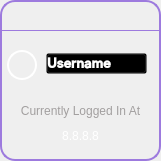
      <widget class="QFrame" name="ctx_btns">
       <property name="geometry">
        <rect>
         <x>1080</x>
         <y>20</y>
         <width>161</width>
         <height>161</height>
        </rect>
       </property>
       <property name="styleSheet">
        <string notr="true">QFrame  {
	background-color: rgb(40, 27, 40);
	background: solid;
	border: 2px solid rgb(157, 122, 222);
	border-radius: 15px;
}</string>
       </property>
       <property name="frameShape">
        <enum>QFrame::StyledPanel</enum>
       </property>
       <property name="frameShadow">
        <enum>QFrame::Raised</enum>
       </property>
       <widget class="QPushButton" name="btn_minimize">
        <property name="geometry">
         <rect>
          <x>67</x>
          <y>2</y>
          <width>31</width>
          <height>31</height>
         </rect>
        </property>
        <property name="minimumSize">
         <size>
          <width>10</width>
          <height>10</height>
         </size>
        </property>
        <property name="font">
         <font>
          <family>Be Vietnam Pro</family>
          <pointsize>9</pointsize>
          <italic>false</italic>
          <bold>false</bold>
         </font>
        </property>
        <property name="cursor">
         <cursorShape>PointingHandCursor</cursorShape>
        </property>
        <property name="styleSheet">
         <string notr="true">#btn_minimize {
background-color: transparent;
font: 500 9pt &quot;Be Vietnam Pro&quot;;
text-align: left;
color: #A29F9F;
background-image: url(:/icons/images/icons/minimize.png);
background-position: center center;
background-repeat: no-repeat;
background-size: cover; 
padding: 0;
margin: 0;
border-radius: 5px;
}
#btn_minimize:hover {
background-color: #2e3043;
border-color: rgb(238, 238, 238);
border: 2px solid;
font: 500 9pt &quot;Be Vietnam Pro&quot;;
text-align: left;
color: #A29F9F;
background-image: url(:/icons/images/icons/minimize.png);
background-position: center center;
background-repeat: no-repeat;
border-radius: 5px;
border: 1px solid rgba(40, 27, 40, 150);
}
#btn_minimize:pressed {
background-color: rgb(93, 93, 93);
border: 1px solid #2e3043;
font: 500 9pt &quot;Be Vietnam Pro&quot;;
text-align: left;
color: #A29F9F;
background-image: url(:/icons/images/icons/minimize.png);
background-position: center center;
background-repeat: no-repeat;
border-radius: 5px;
}
</string>
        </property>
        <property name="text">
         <string/>
        </property>
        <property name="iconSize">
         <size>
          <width>21</width>
          <height>21</height>
         </size>
        </property>
        <property name="default">
         <bool>false</bool>
        </property>
       </widget>
       <widget class="QPushButton" name="btn_close">
        <property name="geometry">
         <rect>
          <x>100</x>
          <y>2</y>
          <width>31</width>
          <height>31</height>
         </rect>
        </property>
        <property name="minimumSize">
         <size>
          <width>10</width>
          <height>10</height>
         </size>
        </property>
        <property name="font">
         <font>
          <family>Be Vietnam Pro</family>
          <pointsize>9</pointsize>
          <italic>false</italic>
          <bold>false</bold>
         </font>
        </property>
        <property name="cursor">
         <cursorShape>PointingHandCursor</cursorShape>
        </property>
        <property name="styleSheet">
         <string notr="true">#btn_close {
background-color: transparent;
font: 500 9pt &quot;Be Vietnam Pro&quot;;
text-align: left;
color: #A29F9F;
background-image: url(:/icons/images/icons/x.png);
background-position: center center;
background-repeat: no-repeat;
background-position: center center;
background-repeat: no-repeat;
background-size: cover; 
padding: 0;
margin: 0;
border-radius: 5px;
}
#btn_close:hover {
background-color: #2e3043;
border-color: rgb(238, 238, 238);
border: 2px solid;
font: 500 9pt &quot;Be Vietnam Pro&quot;;
text-align: left;
color: #A29F9F;
background-image: url(:/icons/images/icons/x.png);
background-position: center center;
background-repeat: no-repeat;
border-radius: 5px;
border: 1px solid rgba(40, 27, 40, 150);
}
#btn_close:pressed {
background-color: rgb(93, 93, 93);
border: 1px solid #2e3043;
font: 500 9pt &quot;Be Vietnam Pro&quot;;
text-align: left;
color: #A29F9F;
background-image: url(:/icons/images/icons/x.png);
background-position: center center;
background-repeat: no-repeat;
border-radius: 5px;
}
</string>
        </property>
        <property name="text">
         <string/>
        </property>
        <property name="iconSize">
         <size>
          <width>21</width>
          <height>21</height>
         </size>
        </property>
       </widget>
       <widget class="QLabel" name="divider">
        <property name="geometry">
         <rect>
          <x>0</x>
          <y>30</y>
          <width>161</width>
          <height>1</height>
         </rect>
        </property>
        <property name="styleSheet">
         <string notr="true">background-color: rgba(94, 94, 94, 250);</string>
        </property>
        <property name="text">
         <string/>
        </property>
       </widget>
       <widget class="QLabel" name="profilepic">
        <property name="geometry">
         <rect>
          <x>7</x>
          <y>50</y>
          <width>30</width>
          <height>30</height>
         </rect>
        </property>
        <property name="styleSheet">
         <string notr="true">#profilepic {
	background-color: transparent;
	border-style: outset;
	border-width: 2px;
	border-radius: 15px;
	border-color: white;
	padding: 4px;
}</string>
        </property>
        <property name="text">
         <string/>
        </property>
        <property name="pixmap">
         <pixmap resource="resources.qrc">:/icons/images/icons/help.png</pixmap>
        </property>
        <property name="scaledContents">
         <bool>true</bool>
        </property>
       </widget>
       <widget class="QPushButton" name="username">
        <property name="geometry">
         <rect>
          <x>46</x>
          <y>53</y>
          <width>101</width>
          <height>21</height>
         </rect>
        </property>
        <property name="minimumSize">
         <size>
          <width>10</width>
          <height>10</height>
         </size>
        </property>
        <property name="font">
         <font>
          <family>Inter Medium</family>
          <pointsize>10</pointsize>
          <italic>false</italic>
          <bold>true</bold>
         </font>
        </property>
        <property name="cursor">
         <cursorShape>PointingHandCursor</cursorShape>
        </property>
        <property name="toolTip">
         <string>&lt;html&gt;&lt;head/&gt;&lt;body&gt;&lt;p&gt;Go to web dashboard&lt;/p&gt;&lt;/body&gt;&lt;/html&gt;</string>
        </property>
        <property name="styleSheet">
         <string notr="true">background-color: transparent;
font: 600 10pt &quot;Inter Medium&quot;;
text-align: left;
color: #fff;</string>
        </property>
        <property name="text">
         <string>Username</string>
        </property>
       </widget>
       <widget class="QLabel" name="currentlyloggedin">
        <property name="geometry">
         <rect>
          <x>10</x>
          <y>100</y>
          <width>141</width>
          <height>21</height>
         </rect>
        </property>
        <property name="styleSheet">
         <string notr="true">border: none;
background-color: transparent;
font: 600 10pt &quot;Inter Medium&quot;;
text-align: left;
color: #A29F9F;</string>
        </property>
        <property name="text">
         <string>Currently Logged In At</string>
        </property>
        <property name="alignment">
         <set>Qt::AlignCenter</set>
        </property>
       </widget>
       <widget class="QLabel" name="ipaddress">
        <property name="geometry">
         <rect>
          <x>10</x>
          <y>120</y>
          <width>141</width>
          <height>31</height>
         </rect>
        </property>
        <property name="styleSheet">
         <string notr="true">border: none;
background-color: transparent;
font: 600 10pt &quot;Inter Medium&quot;;
text-align: left;
color: rgb(255, 255, 255)</string>
        </property>
        <property name="text">
         <string>8.8.8.8</string>
        </property>
        <property name="alignment">
         <set>Qt::AlignCenter</set>
        </property>
       </widget>
       <widget class="QPushButton" name="btn_website">
        <property name="geometry">
         <rect>
          <x>34</x>
          <y>2</y>
          <width>31</width>
          <height>31</height>
         </rect>
        </property>
        <property name="minimumSize">
         <size>
          <width>10</width>
          <height>10</height>
         </size>
        </property>
        <property name="font">
         <font>
          <family>Be Vietnam Pro</family>
          <pointsize>9</pointsize>
          <italic>false</italic>
          <bold>false</bold>
         </font>
        </property>
        <property name="cursor">
         <cursorShape>PointingHandCursor</cursorShape>
        </property>
        <property name="toolTip">
         <string>&lt;html&gt;&lt;head/&gt;&lt;body&gt;&lt;p&gt;Log out&lt;/p&gt;&lt;/body&gt;&lt;/html&gt;</string>
        </property>
        <property name="styleSheet">
         <string notr="true">#btn_website {
background-color: transparent;
font: 500 9pt &quot;Be Vietnam Pro&quot;;
text-align: left;
color: #A29F9F;
background-image: url(:/icons/images/icons/globe.png);
background-position: center center;
background-repeat: no-repeat;
background-size: cover; 
padding: 0;
margin: 0;
border-radius: 5px;
}
#btn_website:hover {
background-color: #2e3043;
border-color: rgb(238, 238, 238);
border: 2px solid;
font: 500 9pt &quot;Be Vietnam Pro&quot;;
text-align: left;
color: #A29F9F;
background-image: url(:/icons/images/icons/globe.png);
background-position: center center;
background-repeat: no-repeat;
border-radius: 5px;
border: 1px solid rgba(40, 27, 40, 150);
}
#btn_website:pressed {
background-color: rgb(93, 93, 93);
border: 1px solid #2e3043;
font: 500 9pt &quot;Be Vietnam Pro&quot;;
text-align: left;
color: #A29F9F;
background-image: url(:/icons/images/icons/globe.png);
background-position: center center;
background-repeat: no-repeat;
border-radius: 5px;
}
</string>
        </property>
        <property name="text">
         <string/>
        </property>
        <property name="iconSize">
         <size>
          <width>21</width>
          <height>21</height>
         </size>
        </property>
        <property name="default">
         <bool>false</bool>
        </property>
       </widget>
       <zorder>btn_minimize</zorder>
       <zorder>btn_close</zorder>
       <zorder>username</zorder>
       <zorder>currentlyloggedin</zorder>
       <zorder>ipaddress</zorder>
       <zorder>btn_website</zorder>
       <zorder>divider</zorder>
       <zorder>profilepic</zorder>
      </widget>
